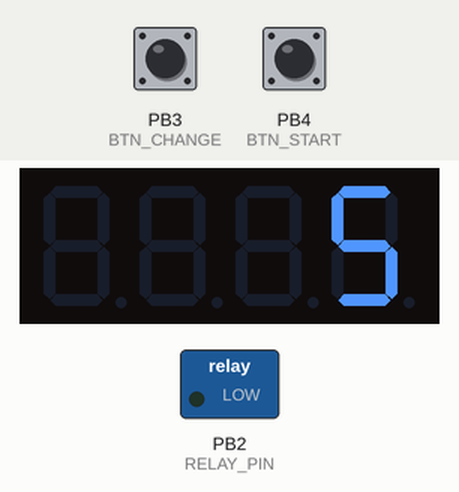
A sketch run on a simulated ATtiny85, built with avr-gcc and run on an emulated ATtiny85. Parts: 4-digit seven-segment display, switched loads named in the sketch (green lamp = pin HIGH). Inputs (shaded band) come from the test bench; at power-on: PB4 (BTN_START) HIGH, PB3 (BTN_CHANGE) HIGH.

Above: at 1.2 s.
1.3 s: PB4 (BTN_START) pulled LOW for 0.15 s
At 2.1 s:
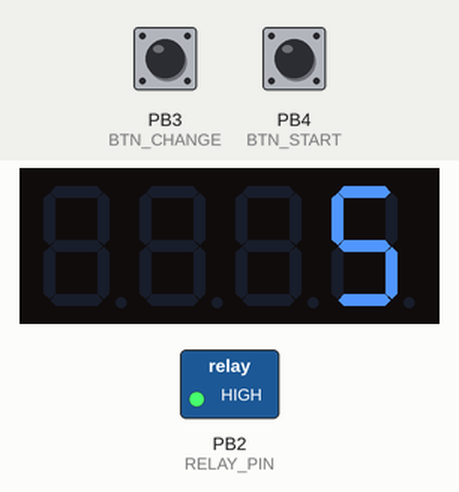
4.4 s: PB3 (BTN_CHANGE) pulled LOW for 0.15 s
At 5.1 s:
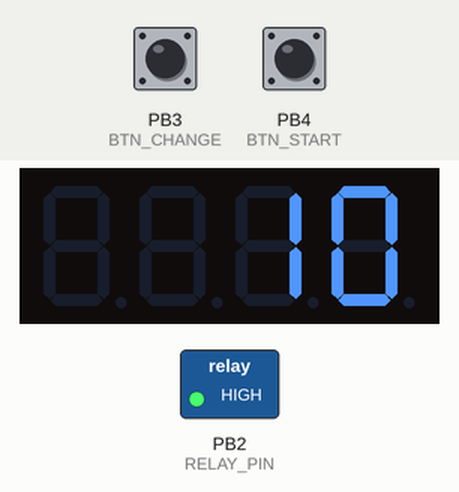
6.8 s: PB3 (BTN_CHANGE) pulled LOW for 1 s
At 8.1 s:
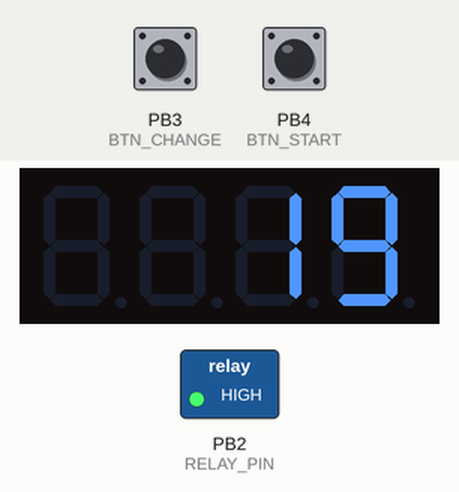
9.3 s: PB4 (BTN_START) pulled LOW for 1 s
At 10.1 s:
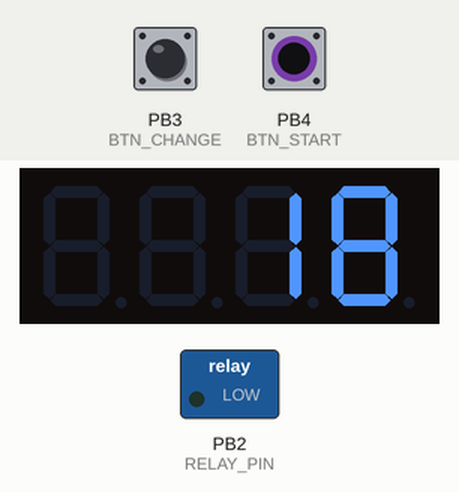
Timing chart, 0 to 12.3 s (numbered marks = the images above; inputs shaded):
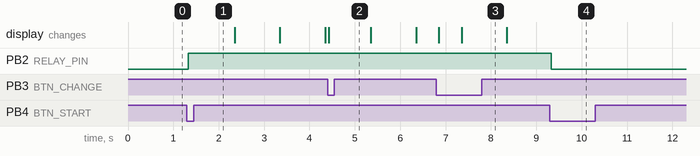

The sketch:

114Attiny85CountDownRelay.ino
```cpp
// Author: 羽山秋人
// Date: 2026-02-01
// Version: 0.01
// 功能: 倒數計時器，啟動後 Relay 會開，時間到後 Relay 關上

// Internal 8hz
// PB2: Relay
// PB1: TM1637 CLK
// PB0: TM1637 DIO
// PB3: 切換時間/OFF
// PB4: 開始倒數

#include <Arduino.h>
#include <TM1637Display.h>

// ------------------ PIN 定義 ------------------
#define CLK PB1
#define DIO PB0
#define RELAY_PIN PB2
#define BTN_CHANGE PB3
#define BTN_START PB4

#define DEBOUNCE_MS 25   // 軟體去彈跳

TM1637Display display(CLK, DIO);

// ------------------ 按鈕結構 ------------------
struct Button {
  uint8_t pin;
  bool stableState;
  bool lastRead;
  uint32_t lastChange;
};

Button btnChange = { BTN_CHANGE, HIGH, HIGH, 0 };
Button btnStart  = { BTN_START, HIGH, HIGH, 0 };

// ------------------ 倒數設定 ------------------
const int timerOptions[] = {5, 10, 20, 30, 60, 180, 300, 600, 1200, 1800, 3600, 7200}; // 秒
const int optionCount = sizeof(timerOptions)/sizeof(timerOptions[0]);
int currentIndex = 0;
int countdown = timerOptions[0]; // 初始倒數秒數
bool running = false;
uint32_t lastTick = 0;
bool paused = true;
int isStart = true; // 剛開機

// ------------------ 按鈕去彈跳 ------------------
bool buttonPressed(Button &b) {
  bool now = digitalRead(b.pin);
  uint32_t t = millis();

  if (now != b.lastRead) {
    b.lastRead = now;
    b.lastChange = t;
  }

  if ((t - b.lastChange) > DEBOUNCE_MS) {
    if (b.stableState != now) {
      b.stableState = now;
      if (now == LOW) return true;   // 只在剛按下時觸發
    }
  }
  return false;
}

// ------------------ 顯示倒數秒數 ------------------
void showCountdown(int sec) {
  if(sec < 0) {
    display.clear();
    uint8_t data[] = {0x0, 0x0, 0x0, 0x0};
    display.setSegments(data);   // blank the display
  } else {
    display.showNumberDec(sec, false); // 不顯示前導 0
  }
}

// ------------------ setup ------------------
void setup() {
  isStart = true;
  pinMode(BTN_CHANGE, INPUT_PULLUP);
  pinMode(BTN_START, INPUT_PULLUP);
  pinMode(RELAY_PIN, OUTPUT);
  digitalWrite(RELAY_PIN, LOW); // 預設關閉

  display.setBrightness(2);      // 中低亮度
  showCountdown(countdown);

  // 初始化按鈕狀態
  // 避免開機就觸發
  btnChange.stableState = digitalRead(BTN_CHANGE);
  btnChange.lastRead = btnChange.stableState;
  btnChange.lastChange = millis();

  btnStart.stableState = digitalRead(BTN_START);
  btnStart.lastRead = btnStart.stableState;
  btnStart.lastChange = millis();
}

// ------------------ loop ------------------
void loop() {

  // ----- CHANGE 按鈕 -----
  if(!isStart && buttonPressed(btnChange)) {
    if(!running) {
      // 倒數未開始，循環切換
      currentIndex++;
      if(currentIndex >= optionCount) {
        // 最後一組顯示 OFF
        countdown = 5;
        currentIndex = -1;
        display.clear();
        uint8_t data[] = {0x0, 0x0, 0x0, 0x0};
        display.setSegments(data);   // blank the display
      } else {
        countdown = timerOptions[currentIndex];
        showCountdown(countdown);
      }
    } else {
      // 倒數中，直接切換當前倒數秒數到下一階
      currentIndex++;
      if(currentIndex >= optionCount) {
        currentIndex = 0;
      }
      countdown = timerOptions[currentIndex];
      showCountdown(countdown);
    }
  }

  // ----- START 按鈕 -----
  if(!isStart && buttonPressed(btnStart)) {
    if(!running) {
      // 開始倒數
      running = true;
      paused = false;
      lastTick = millis();
      digitalWrite(RELAY_PIN, HIGH);
      showCountdown(countdown);
    } else {
      // 倒數中 → 暫停 / 恢復
      paused = !paused;
      if(paused) {
        digitalWrite(RELAY_PIN, LOW);
      }
      else {
        digitalWrite(RELAY_PIN, HIGH);
      }
    }
  }

  // ----- 倒數邏輯 -----
  if(!isStart && running && !paused) {
    uint32_t now = millis();
    if(now - lastTick >= 1000) {
      lastTick = now;
      if(countdown >= 0) {
        countdown--;
        showCountdown(countdown);
      } else {
        running = false;
        paused = false;
        digitalWrite(RELAY_PIN, LOW);
        display.clear();
        uint8_t data[] = {0x0, 0x0, 0x0, 0x0};
        display.setSegments(data);
        countdown = 0;
        currentIndex = 0;
      }
    }
  }
  // 剛開始旗標
  isStart = false;
}
```

Measured:
- after the input at 1.3 s, PB2 (RELAY_PIN): LOW → HIGH at once
- after the input at 9.3 s, PB2 (RELAY_PIN): HIGH → LOW at once
